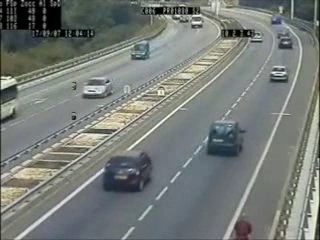
#> input picture frame 75 of HACKED_FOLDER/Files_Desktop/AllFiles/UdemyCVFiles/images/cars.avi, 320 x 240 px, given in place of the camera
$ python VideoCanny.py 5 5
#> lines starting #> are read from the running program, lines starting #| are printed output that depends on the picture
#!/usr/bin/env python3
import numpy as np
import cv2
import sys

def Canny(img, min, max):
	edge = cv2.Canny(img, min, max)
	return edge

cap = cv2.VideoCapture(0)

min = int(sys.argv[1])
max = int(sys.argv[2])

while True:
	_, img = cap.read()
#> img is the input picture: shape (240, 320, 3); mean B, G, R 120, 123.9, 118.8
	cv2.imshow('Original', cv2.resize(img, None, fx=0.25, fy=0.25))
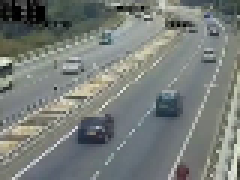
#> window 'Original': shape (60, 80, 3) (shown 3 times larger); mean B, G, R 120.9, 124.8, 119.7
	img = cv2.cvtColor(img, cv2.COLOR_BGR2GRAY)
#> img: shape (240, 320)
	img = cv2.GaussianBlur(img, (9, 9), 0)
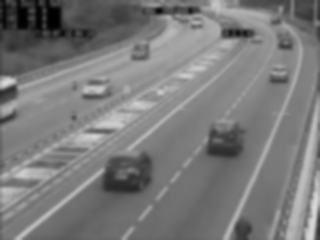
#> img: shape (240, 320); min 0, max 219, mean 122.1
	img = cv2.Canny(img, min, max)
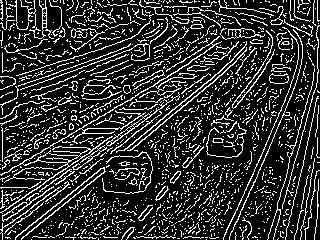
#> img: shape (240, 320); 19.6% white in thin lines or dots
	_, img = cv2.threshold(img, 70, 255, cv2.THRESH_BINARY_INV)
#> img: shape (240, 320); 80.4% white; black in thin lines or dots
	img = cv2.resize(img, None, fx=0.25, fy=0.25)
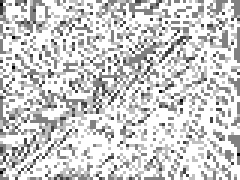
#> img: shape (60, 80) (shown 3 times larger); min 0, max 255, mean 204
	cv2.imshow('Edges', img)
	if cv2.waitKey(1) == ord('q'):
#> (key q is pressed here)
		cap.release()
		cv2.destroyAllWindows()
		break

$ run again, starting later in the video
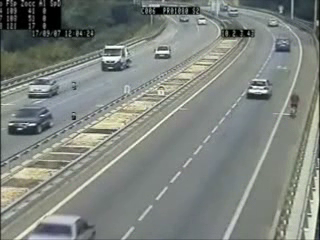
#> input picture frame 337 of HACKED_FOLDER/Files_Desktop/AllFiles/UdemyCVFiles/images/cars.avi, 320 x 240 px, given in place of the camera
#> img is the input picture: shape (240, 320, 3); mean B, G, R 126.3, 131.7, 126
#> `img = cv2.Canny(img, min, max)`:
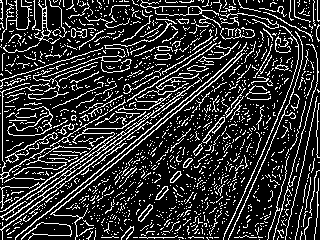
#> img: shape (240, 320); 19.6% white in thin lines or dots
#> `img = cv2.resize(img, None, fx=0.25, fy=0.25)`:
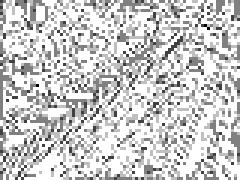
#> img: shape (60, 80) (shown 3 times larger); min 0, max 255, mean 202.8

$ run again, starting later in the video
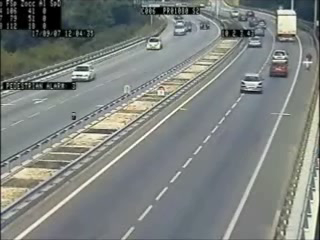
#> input picture frame 600 of HACKED_FOLDER/Files_Desktop/AllFiles/UdemyCVFiles/images/cars.avi, 320 x 240 px, given in place of the camera
#> img is the input picture: shape (240, 320, 3); mean B, G, R 126.6, 129.8, 124.9
#> `img = cv2.Canny(img, min, max)`:
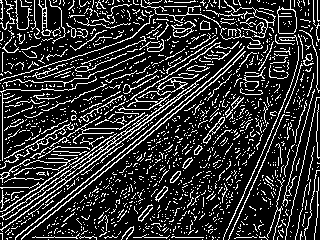
#> img: shape (240, 320); 19.4% white in thin lines or dots
#> `img = cv2.resize(img, None, fx=0.25, fy=0.25)`:
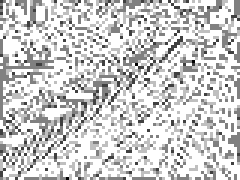
#> img: shape (60, 80) (shown 3 times larger); min 0, max 255, mean 204.7
